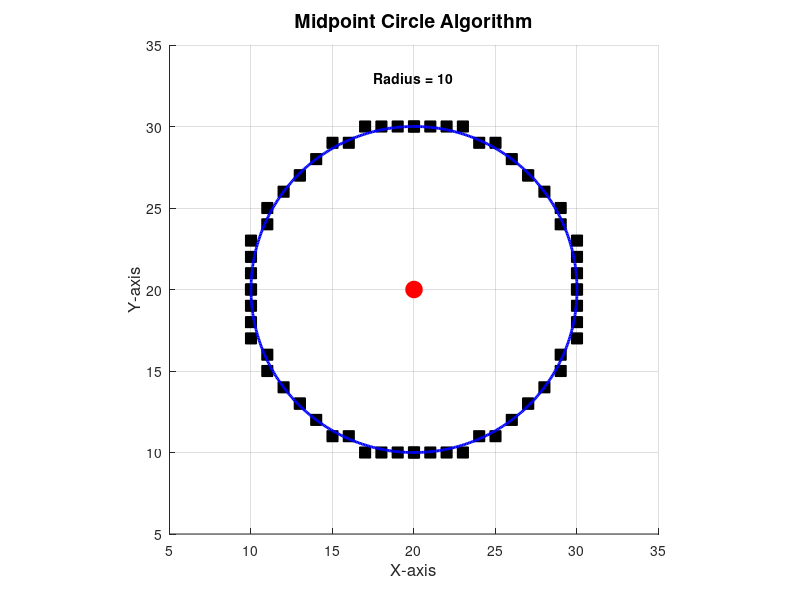

Write the MATLAB code that produced this figure.
clc; clear; close all;

RADIUS = 10;
CX = 20;
CY = 20;

figure('Position', [100 100 600 500]);
hold on;
grid on;
axis equal;
axis([CX-RADIUS-5 CX+RADIUS+5 CY-RADIUS-5 CY+RADIUS+5]);
title('Midpoint Circle Algorithm', 'FontSize', 14);
xlabel('X-axis', 'FontSize', 12);
ylabel('Y-axis', 'FontSize', 12);


x = 0;
y = RADIUS;
d = 1 - RADIUS;


points_x = [];
points_y = [];


while x <= y

    sym_points = [x, y; -x, y; x, -y; -x, -y;
                  y, x; -y, x; y, -x; -y, -x];


    actual_x = CX + sym_points(:,1);
    actual_y = CY + sym_points(:,2);


    points_x = [points_x; actual_x];
    points_y = [points_y; actual_y];


    if d < 0
        d = d + 2*x + 3;
    else
        d = d + 2*(x-y) + 5;
        y = y - 1;
    end
    x = x + 1;
end


plot(points_x, points_y, 'ks', 'MarkerSize', 8, 'MarkerFaceColor', 'k');


theta = 0:0.01:2*pi;
circle_x = CX + RADIUS * cos(theta);
circle_y = CY + RADIUS * sin(theta);
plot(circle_x, circle_y, 'b-', 'LineWidth', 2);


plot(CX, CY, 'ro', 'MarkerSize', 12, 'MarkerFaceColor', 'r');


text(CX, CY+RADIUS+3, sprintf('Radius = %d', RADIUS), ...
    'HorizontalAlignment', 'center', 'FontSize', 10, 'FontWeight', 'bold');
